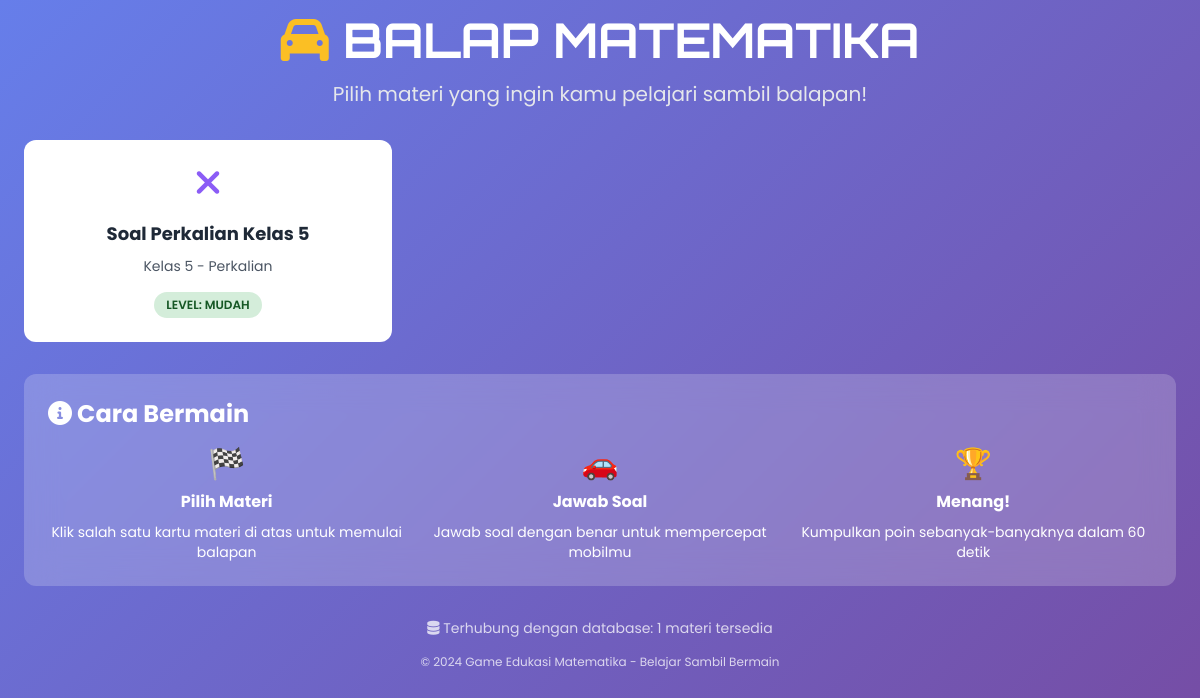
The page /Siswa/content/games/addition_speed_challenge5.php on the database its author committed.
### tables this page shows
CREATE TABLE `soal` (
  `soal_id` int UNSIGNED NOT NULL,
  `nama` varchar(255) NOT NULL,
  `kategori` varchar(50) NOT NULL,
  `kelas` tinyint UNSIGNED NOT NULL,
  `tingkat` enum('Mudah','Sedang','Sulit') NOT NULL DEFAULT 'Mudah'
);

### Siswa/content/games/addition_speed_challenge5.php (the view, shortened to what this page needs)
<?php
require_once '../../../config/koneksi.php';
$kelas = 5;
$sql = "
    SELECT DISTINCT s.soal_id, s.nama, s.kategori, s.kelas, s.tingkat
    FROM soal s
    WHERE s.kelas = $kelas
";
$sql .= " ORDER BY RAND()";
$result = $koneksi->query($sql);
$soal_list = [];
while ($row = $result->fetch_assoc()) {
    $soal_list[] = $row;
}
?>
<!DOCTYPE html>
<html lang="id">
<head>
    <link href="https://cdn.jsdelivr.net/npm/tailwindcss@2.2.19/dist/tailwind.min.css" rel="stylesheet">
    <link href="../../../src/output.css" rel="stylesheet" onerror="console.log('Local CSS failed')">
    <link rel="stylesheet" href="https://cdnjs.cloudflare.com/ajax/libs/font-awesome/6.0.0/css/all.min.css">
</head>
<body class="p-4">
    <div class="container mx-auto max-w-6xl">
        <div class="text-center mb-8">
            <h1 class="text-5xl font-bold orbitron-font text-white mb-4">
                <i class="fas fa-car text-yellow-400"></i>
                BALAP MATEMATIKA
            </h1>
            <p class="text-xl text-gray-200">Pilih materi yang ingin kamu pelajari sambil balapan!</p>
        </div>
        <div class="grid md:grid-cols-2 lg:grid-cols-3 xl:grid-cols-4 gap-6 mb-8">
            <?php if (!empty($soal_list)): ?>
                <?php foreach ($soal_list as $soal): ?>
                    <div class="bg-white rounded-xl p-6 text-center card-hover" onclick="startGame(<?= $soal['soal_id'] ?>)">
                        <div class="text-4xl mb-4">
                            <?php
                            switch ($soal['kategori']) {
                                case 'Perkalian':
                                    echo '<i class="fas fa-times text-purple-500"></i>';
                                    break;
                            }
                            ?>
                        </div>
                        <h3 class="text-lg font-bold text-gray-800 mb-2"><?= htmlspecialchars($soal['nama']) ?></h3>
                        <p class="text-gray-600 mb-4 text-sm">Kelas <?= htmlspecialchars($soal['kelas']) ?> - <?= htmlspecialchars($soal['kategori']) ?></p>
                        <div class="difficulty-badge difficulty-<?= strtolower($soal['tingkat']) ?>">
                            Level: <?= htmlspecialchars($soal['tingkat']) ?>
                        </div>
                    </div>
                <?php endforeach; ?>
            <?php else: ?>
                <div class="col-span-full text-center text-white">
                    <p class="text-xl">Belum ada materi soal untuk kelas ini.</p>
                </div>
            <?php endif; ?>
        </div>
        <div class="bg-white bg-opacity-20 backdrop-blur-lg rounded-xl p-6">
            <h2 class="text-2xl font-bold text-white mb-4">
                <i class="fas fa-info-circle"></i> Cara Bermain
            </h2>
            <div class="grid md:grid-cols-3 gap-4 text-white">
                <div class="text-center">
                    <div class="text-3xl mb-2">🏁</div>
                    <h3 class="font-bold mb-2">Pilih Materi</h3>
                    <p class="text-sm">Klik salah satu kartu materi di atas untuk memulai balapan</p>
                </div>
                <div class="text-center">
                    <div class="text-3xl mb-2">🚗</div>
                    <h3 class="font-bold mb-2">Jawab Soal</h3>
                    <p class="text-sm">Jawab soal dengan benar untuk mempercepat mobilmu</p>
                </div>
                <div class="text-center">
                    <div class="text-3xl mb-2">🏆</div>
                    <h3 class="font-bold mb-2">Menang!</h3>
                    <p class="text-sm">Kumpulkan poin sebanyak-banyaknya dalam 60 detik</p>
                </div>
            </div>
        </div>
        <div class="mt-8 text-center text-white">
            <p class="text-sm opacity-75">
                <i class="fas fa-database"></i>
                Terhubung dengan database: <?= !empty($soal_list) ? count($soal_list) . ' materi tersedia' : 'Mode offline' ?>
            </p>
        </div>
        <div class="text-center mt-4 text-white">
            <p class="text-xs opacity-75">© 2024 Game Edukasi Matematika - Belajar Sambil Bermain</p>
        </div>
    </div>
</body>
</html>

### Siswa/content/games/addition_speed_challenge5.php (style rules this page uses)
body { font-family: 'Poppins', sans-serif; background: linear-gradient(135deg, #667eea 0%, #764ba2 100%); min-height: 100vh; }
.orbitron-font { font-family: 'Orbitron', sans-serif; }
.card-hover { transition: all 0.3s ease; cursor: pointer; }
.difficulty-badge { display: inline-block; padding: 4px 12px; border-radius: 20px; font-size: 12px; font-weight: 600; text-transform: uppercase; }
.difficulty-mudah { background: #d4edda; color: #155724; }

### rows shown on the page
soal: nama "Soal Perkalian Kelas 5", kelas "5", kategori "Perkalian", tingkat "MUDAH"

### other values the page prints
count($soal_list) "1"
